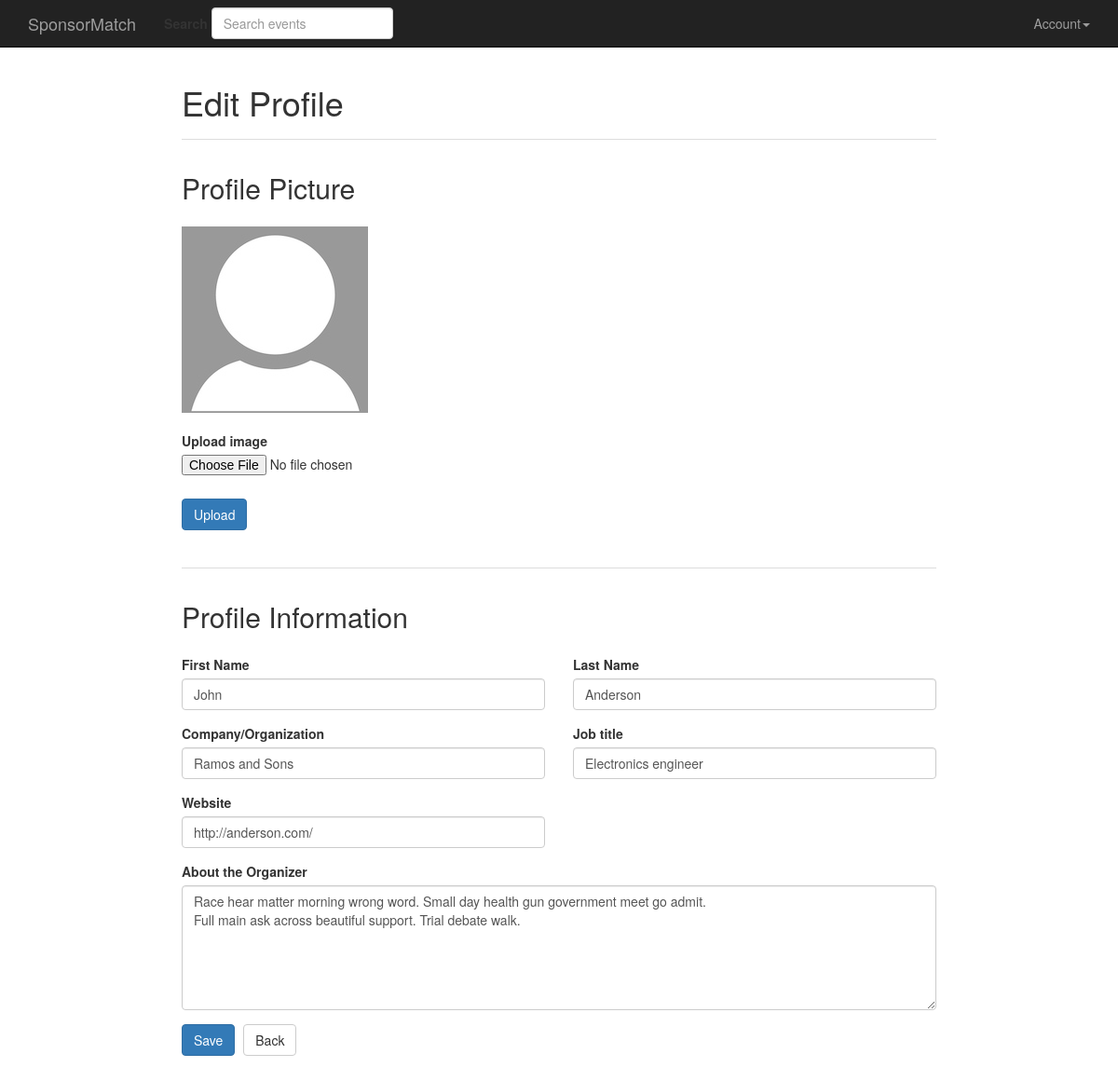
/edit_profile (signed in), run on the app's committed database.
### app/models.py (models this page shows, shortened)
class User(UserMixin, db.Model):
    __tablename__ = "users"
    id = db.Column(db.Integer, primary_key=True)
    first_name = db.Column(db.String(64), nullable=False)
    last_name = db.Column(db.String(64), nullable=False)
    company = db.Column(db.String(64), index=True, unique=True, nullable=False)
    email = db.Column(db.String(64), unique=True, index=True, nullable=False)
    password_hash = db.Column(db.String(128), nullable=False)
    has_paid = db.Column(db.Boolean, default=False, nullable=False)
    member_since = db.Column(db.DateTime, default=datetime.utcnow, nullable=False)
    job_title = db.Column(db.String(64), nullable=True)
    website = db.Column(db.String(64), unique=True, nullable=True)
    about = db.Column(db.Text(), nullable=True)
    profile_photo_path = db.Column(db.Text(), unique=True, nullable=True)
    events = db.relationship(
        "Event", backref="user", lazy="dynamic", cascade="all, delete-orphan"
    )
    saved_events = db.relationship(
        "Event",
        secondary=saved_events,
        backref=db.backref("users", lazy="dynamic"),
        lazy="dynamic",
    )
    sponsorships = db.relationship(
        "Sponsorship", back_populates="sponsor", cascade="all, delete-orphan"
    )
    role_id = db.Column(db.Integer, db.ForeignKey("roles.id"), nullable=False)
    @property
    def password(self):
        raise AttributeError("password is not a readable attribute")
    def can(self, perm):
        return self.role.has_permissions(perm)
    def is_administrator(self):
        return self.can(Permission.ADMIN)

### app/main/views.py (the view, shortened to what this page needs)
@main.route("/edit_profile", methods=["GET", "POST"])
@login_required
def edit_profile():
    admin_route = False
    user = current_user._get_current_object()
    profile_photo = current_user.profile_photo
    upload_image_form = UploadImageForm()
    upload_image_form.image.errors = session.pop("image_form_errors", [])
    remove_image_form = RemoveImageForm()
    profile_form = EditProfileForm(user)
    profile_form.first_name.data = current_user.first_name
    profile_form.last_name.data = current_user.last_name
    profile_form.company.data = current_user.company
    profile_form.about.data = current_user.about
    profile_form.job_title.data = current_user.job_title
    profile_form.website.data = current_user.website
    return render_template(
        "main/users/edit_profile.html",
        profile_form=profile_form,
        upload_image_form=upload_image_form,
        remove_image_form=remove_image_form,
        user=user,
        admin_route=admin_route,
        profile_photo=profile_photo,
    )

### app/main/forms.py
class SearchForm(FlaskForm):
    query = StringField(
        "Search",
        validators=[DataRequired()],
        render_kw={"placeholder": "Search events"},
    )
    def __init__(self, *args, **kwargs):
        if "formdata" not in kwargs:
            kwargs["formdata"] = request.args
        if "csrf_enabled" not in kwargs:
            kwargs["csrf_enabled"] = False
        super(SearchForm, self).__init__(*args, **kwargs)

class UploadImageForm(FlaskForm):
    image = FileField(
        "Upload image",
        validators=[
            FileRequired("Please upload an image."),
            FileAllowed(["png", "jpg", "jpeg"], "File type not allowed."),
        ],
    )
    upload = SubmitField("Upload")

### app/auth/views.py (called while the page is built)
@auth.before_app_request
def before_request():
    g.search_form = SearchForm()
    if current_user.is_authenticated:
        if (
            not current_user.has_paid
            and current_user.role.name == "Event Organizer"
            and request.endpoint
            and request.blueprint != "auth"
            and request.endpoint != "static"
        ):
            return redirect(url_for("auth.payments"))

@login_manager.user_loader
def load_user(user_id):
    return User.query.get(int(user_id))

### app/main/__init__.py (called while the page is built)
@main.app_context_processor
def inject_permissions():
    return dict(
        Permission=Permission,
        EventStatus=EventStatus,
        SponsorshipStatus=SponsorshipStatus,
    )

### app/models.py (called while the page is built)
    def has_permissions(self, perm):
        return self.permissions & perm == perm

### app/templates/main/users/edit_profile.html (shortened to what this page needs)
{% extends "base.html" %}
{% import "bootstrap/wtf.html" as wtf %}
{% block page_content %}
<div class="container edit-profile">
	<div class="page-header">
		{% if admin_route %}
			<h1>Edit Profile Admin</h1>
		{% else %}
			<h1>Edit Profile</h1>
		{% endif %}
	</div>
	<h2>Profile Picture</h2>
	{% if user.profile_photo_path %}
		<img id="editProfilePhoto" class="img-rounded" src="{{ url_for('static', filename=user.profile_photo) }}">
		<form class="remove-profile-image-form" method="POST" action="{{ url_for('main.delete_image', filename=profile_photo.split('/')[-1]) }}" enctype="multipart/form-data" role="form">
			{{ remove_image_form.hidden_tag() }}
			{{ wtf.form_errors(remove_image_form, hiddens="only") }}
			{{ wtf.form_field(remove_image_form.submit, button_map={"submit": "btn btn-danger delete-media"}) }}
		</form>
	{% else %}
		<img src="{{ url_for('static', filename='images/default_profile_photo.jpg') }}">
		<form class="upload-image-form" method="POST" {% if admin_route %}action="{{ url_for('main.add_profile_photo_admin', id=user.id) }}"{% else %}action="{{ url_for('main.add_profile_photo') }}"{% endif %} enctype="multipart/form-data" role="form">
			<div class="row">
				<div class="col-md-12 upload-image">
					{{ wtf.form_field(upload_image_form.image) }}
				</div>
			</div>
			{{ wtf.form_field(upload_image_form.upload, button_map={"upload": "btn btn-primary"}) }}
		</form>
	{% endif %}
	<h2>Profile Information</h2>
	<form class="profile-form" method="POST" {% if admin_route %}action="{{ url_for('main.edit_profile_admin', id=user.id) }}"{% else %}action="{{ url_for('main.edit_profile') }}"{% endif %} role="form">
		<div class="row">
			<div class="col-md-6">
				{{ wtf.form_field(profile_form.first_name) }}
			</div>
			<div class="col-md-6">
				{{ wtf.form_field(profile_form.last_name) }}
			</div>
			<div class="col-md-6">
				{{ wtf.form_field(profile_form.company) }}
			</div>
			<div class="col-md-6">
				{{ wtf.form_field(profile_form.job_title) }}
			</div>
			<div class="col-md-6">
				{{ wtf.form_field(profile_form.website) }}
			</div>
			<div class="col-md-12">
				{{ wtf.form_field(profile_form.about) }}
			</div>
			<div class="col-md-12">
				{{ wtf.form_field(profile_form.submit, button_map={"submit": "btn btn-primary"}) }}
				<a class="btn btn-default" href="{{ url_for('main.user_profile', company=user.company) }}">Back</a>
			</div>
		</div>
	</form>
</div>
{% endblock %}

### app/static/style.css (style rules this page uses)
.page-header { border-bottom: 1px solid #ddd; }
.container.edit-profile { width: 70%; margin-bottom: 80px; }
.container.edit-profile h2 { margin-top: 35px; margin-bottom: 25px; }
.container.edit-profile .remove-profile-image-form, .container.edit-profile .upload-image-form { padding-bottom: 40px; border-bottom: 1px solid #ddd; }
.profile-form input { margin-right: 5px; }
.upload-image { margin-top: 20px; margin-bottom: 10px; }

### data on the page
User: first_name "John", last_name "Anderson", company "Ramos and Sons", job_title "Electronics engineer", website "http://anderson.com/", about "Race hear matter morning wrong word. Small day health gun government meet go admit. Full main ask across beautiful support. Trial debate walk."
